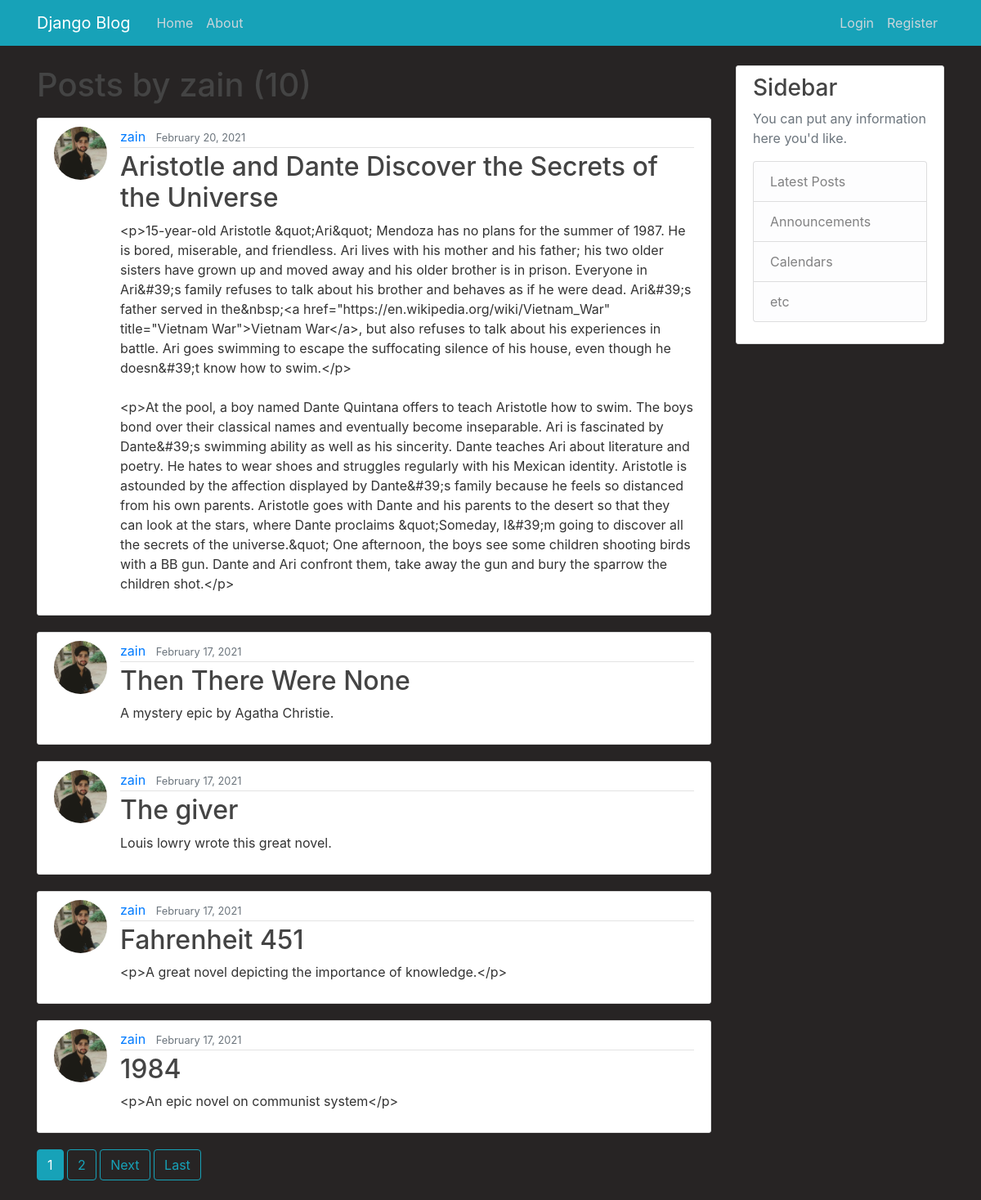
The page /user/zain on the database its author committed.
### blog/models.py (models this page shows, shortened)
class Post(models.Model):
    title = models.CharField(max_length=100)
    content = RichTextField(blank=True, null=True)
    date_posted = models.DateTimeField(default=timezone.now)
    author = models.ForeignKey(User, on_delete=models.CASCADE)
    tags = TaggableManager()

### users/models.py (models this page shows, shortened)
class Profile(models.Model):
    user = models.OneToOneField(User, on_delete=models.CASCADE)
    image = models.ImageField(default='default.png', upload_to='profile_pics')

### blog/views.py (the view)
# urls.py: path('user/<str:username>', UserPostListView.as_view(), name='user-posts'),
class UserPostListView(ListView):
    model = Post
    template_name = 'blog/user_posts.html'  # <app>/<model>_<viewtype>.html
    context_object_name = 'posts'
    paginate_by = 5
    def get_queryset(self):
        user = get_object_or_404(User, username=self.kwargs.get('username'))
        return Post.objects.filter(author=user).order_by('-date_posted')

### blog/templates/blog/user_posts.html (shortened to what this page needs)
{% extends "blog/base.html" %}
{% block content %}
    <h1 class="mb-3">Posts by {{ view.kwargs.username }} ({{ page_obj.paginator.count }})</h1>
    {% for post in posts %}
        <article class="media content-section">
          <img class="rounded-circle article-img" src="{{ post.author.profile.image.url }}">
          <div class="media-body">
            <div class="article-metadata">
              <a class="mr-2" href="{% url 'user-posts' post.author.username %}">{{ post.author }}</a>
              <small class="text-muted">{{ post.date_posted|date:"F d, Y" }}</small>
            </div>
            <h2><a class="article-title" href="{% url 'post-detail' post.id %}">{{ post.title }}</a></h2>
            <p class="article-content">{{ post.content }}</p>
          </div>
        </article>
    {% endfor %}
    {% if is_paginated %}
      {% for num in page_obj.paginator.page_range %}
        {% if page_obj.number == num %}
          <a class="btn btn-info mb-4" href="?page={{ num }}">{{ num }}</a>
        {% elif num > page_obj.number|add:'-3' and num < page_obj.number|add:'3' %}
          <a class="btn btn-outline-info mb-4" href="?page={{ num }}">{{ num }}</a>
        {% endif %}
      {% endfor %}
      {% if page_obj.has_next %}
        <a class="btn btn-outline-info mb-4" href="?page={{ page_obj.next_page_number }}">Next</a>
        <a class="btn btn-outline-info mb-4" href="?page={{ page_obj.paginator.num_pages }}">Last</a>
      {% endif %}
    {% endif %}
{% endblock content %}

### blog/static/blog/main.css (style rules this page uses)
body { background-color: #272424; color: #333333; margin-top: 5rem; }
h1, h2, h3, h4, h5, h6 { color: #444444; }
.content-section { background: #ffffff; padding: 10px 20px; border: 1px solid #dddddd; border-radius: 3px; margin-bottom: 20px; }
.article-title { color: #444444; }
.article-content { white-space: pre-line; }
.article-img { height: 65px; width: 65px; margin-right: 16px; }
.article-metadata { padding-bottom: 1px; margin-bottom: 4px; border-bottom: 1px solid #e3e3e3 }

### rows shown on the page
Post: author.profile.image (picture), author "zain", date_posted "February 20, 2021", title "Aristotle and Dante Discover the Secrets of the Universe", content "<p>15-year-old Aristotle &quot;Ari&quot; Mendoza has no plans for the summer of 1987. He is bored, miserable, and friendless. Ari lives with his mother and his father; his two older sisters have grown up and moved away and his older brother is in prison. Everyone in Ari&#39;s family refuses to talk about his brother and behaves as if he were dead. Ari&#39;s father served in the&nbsp;<a href=\"https://en.wikipedia.org/wiki/Vietnam_War\" title=\"Vietnam War\">Vietnam War</a>, but also refuses to talk about his experiences in battle. Ari goes swimming to escape the suffocating silence of his house, even though he doesn&#39;t know how to swim.</p> <p>At the pool, a boy named Dante Quintana offers…"
Post: author.profile.image (picture), author "zain", date_posted "February 17, 2021", title "Then There Were None", content "A mystery epic by Agatha Christie."
Post: author.profile.image (picture), author "zain", date_posted "February 17, 2021", title "The giver", content "Louis lowry wrote this great novel."
Post: author.profile.image (picture), author "zain", date_posted "February 17, 2021", title "Fahrenheit 451", content "<p>A great novel depicting the importance of knowledge.</p>"
Post: author.profile.image (picture), author "zain", date_posted "February 17, 2021", title "1984", content "<p>An epic novel on communist system</p>"

### other values the page prints
{{ view.kwargs.username }} "zain"
{{ page_obj.paginator.count }} "10"
{{ num }} "1"
{{ num }} "2"
